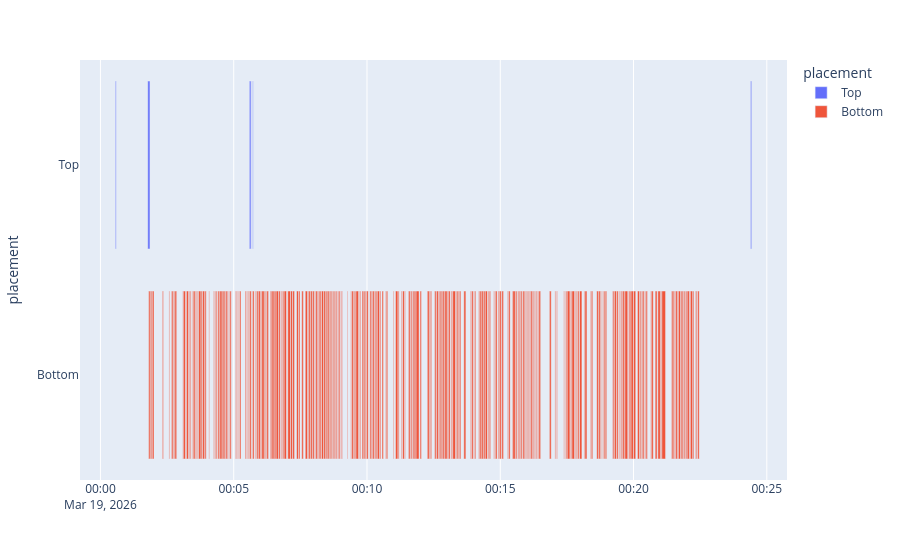

Notebook cell for this chart:
### Code cell
import plotly.express as px

fig = px.timeline(
    data_frame=df,
    x_start="start",
    x_end="end",
    y="placement",
    hover_name="text",
    hover_data="text",
    color="placement",
)

fig.show()

### Figure 1 — Plotly figure (JSON) as saved in the notebook; plotly's stock layout.template omitted (floating-point values rounded to 4 significant figures; data arrays with more than 128 entries replaced by an {"elided": "..."} marker saying what was removed)
{"data": [{"base": ["2026-03-19T00:00:33.534000", "2026-03-19T00:01:46.523000", "2026-03-19T00:05:35.252000", "2026-03-19T00:05:39.631000", "2026-03-19T00:05:40.632000", "2026-03-19T00:05:40.882000", "2026-03-19T00:05:41.383000", "2026-03-19T00:05:42.133000", "2026-03-19T00:05:43.385000", "2026-03-19T00:05:44.302000", "2026-03-19T00:24:23.379000"], "customdata": [["\"Hell's Paradise\""], ["\"Heart and Reason\""], ["\"Ninpo: Unformed Blade\""], ["\"Ninpo: Savage Headbutt\""], ["\"Ninpo: Savage Headbutt\"\n\"Ninpo: Aqueous Bomb\""], ["\"Ninpo: Quilt of Thorns\"\n\"Ninpo: Aqueous Bomb\""], ["\"Ninpo: Quilt of Thorns\"\n\"Ninpo: Aqueous Bomb\"\n\"Ninpo: Savage Headbutt\""], ["\"Ninpo: Zephyr Weave\"\n\"Ninpo: Savage Headbutt\""], ["\"Ninpo: Savage Headbutt\"\n\"Ninpo: Wild Archer\""], ["\"Ninpo: Savage Headbutt\""], ["English Translator: MX International, Inc.\nTranslation Editor: Alica Ashby\nTranslation Checker: Michelle Tymon"]], "hovertemplate": "<b>%{hovertext}</b><br><br>placement=%{y}<br>start=%{base}<br>end=%{x}<br>text=%{customdata[0]}<extra></extra>", "hovertext": ["\"Hell's Paradise\"", "\"Heart and Reason\"", "\"Ninpo: Unformed Blade\"", "\"Ninpo: Savage Headbutt\"", "\"Ninpo: Savage Headbutt\"\n\"Ninpo: Aqueous Bomb\"", "\"Ninpo: Quilt of Thorns\"\n\"Ninpo: Aqueous Bomb\"", "\"Ninpo: Quilt of Thorns\"\n\"Ninpo: Aqueous Bomb\"\n\"Ninpo: Savage Headbutt\"", "\"Ninpo: Zephyr Weave\"\n\"Ninpo: Savage Headbutt\"", "\"Ninpo: Savage Headbutt\"\n\"Ninpo: Wild Archer\"", "\"Ninpo: Savage Headbutt\"", "English Translator: MX International, Inc.\nTranslation Editor: Alica Ashby\nTranslation Checker: Michelle Tymon"], "legendgroup": "Top", "marker": {"color": "#636efa", "pattern": {"shape": ""}}, "name": "Top", "orientation": "h", "showlegend": true, "textposition": "auto", "type": "bar", "x": [1876, 4922, 3587, 1000, 250, 501, 750, 1252, 917, 501, 2502], "xaxis": "x", "y": ["Top", "Top", "Top", "Top", "Top", "Top", "Top", "Top", "Top", "Top", "Top"], "yaxis": "y"}, {"base": {"elided": "266 str values"}, "customdata": {"elided": "266x1 str values"}, "hovertemplate": "<b>%{hovertext}</b><br><br>placement=%{y}<br>start=%{base}<br>end=%{x}<br>text=%{customdata[0]}<extra></extra>", "hovertext": {"elided": "266 str values"}, "legendgroup": "Bottom", "marker": {"color": "#EF553B", "pattern": {"shape": ""}}, "name": "Bottom", "orientation": "h", "showlegend": true, "textposition": "auto", "type": "bar", "x": {"elided": "266 int values"}, "xaxis": "x", "y": {"elided": "266 str values"}, "yaxis": "y"}], "layout": {"barmode": "overlay", "legend": {"title": {"text": "placement"}, "tracegroupgap": 0}, "margin": {"t": 60}, "xaxis": {"anchor": "y", "domain": [0, 1], "type": "date"}, "yaxis": {"anchor": "x", "categoryarray": ["Bottom", "Top"], "categoryorder": "array", "domain": [0, 1], "title": {"text": "placement"}}}}
